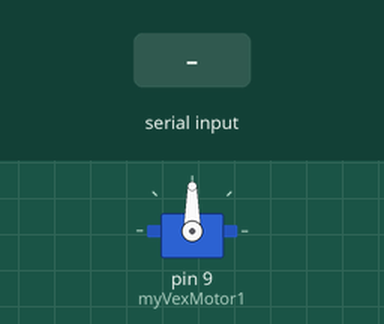
Simulated run of this sketch. Board: Arduino Uno, built with avr-gcc and run on an emulated ATmega328P. On the bench: servo. Inputs (shaded band) come from the test bench. What the sketch prints to the serial monitor is not drawn.

Above: at 1.2 s.
1.3 s: "1\n" received over Serial
At 1.8 s:
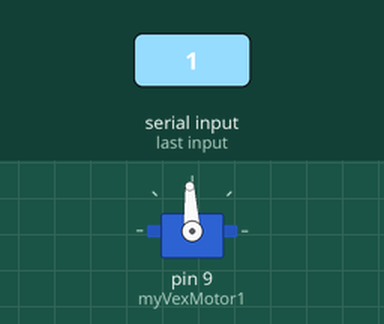
3.9 s: "2\n" received over Serial
At 5.0 s:
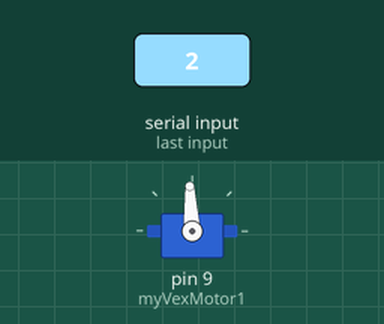
Timing chart, 0 to 6.9 s (numbered marks = the images above; inputs shaded):
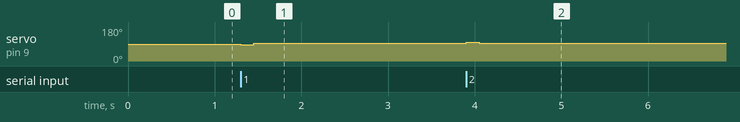

The sketch:

vexss.ino
```cpp
#include <vexMotor.h>
vexMotor myVexMotor1;


void setup()
{
  myVexMotor1.attach(9); // setup / attach the vexMotor onto pin 9
  Serial.begin(9600);    // starts the Serial communication on Arduino
}

void loop()
{
  int inputValue;


  // Read in value from Serial Monitor
   while (Serial.available() == 0)
  {
  }

  inputValue = Serial.parseInt();
  Serial.write(inputValue);

  if(inputValue == 1)
  {
  myVexMotor1.write(35);
    delay(150);
    myVexMotor1.write(0);
    }


   if(inputValue == 2)
    {
    myVexMotor1.write(-35);
    delay(150);
    myVexMotor1.write(0);
   }


}
```

vexMotor.cpp
```cpp
/*******************************************************************
* Main CPP for vexMotor library. Uses the Servo library and scales
* an input power (-255 to +255) to a pulse width for the VEX motor
* controller.
*
* Positive values rotate the motor CW, negative balues rotate the
* motor CCW.
*
* 22 Dec 2014 - Brian Huang, SparkFun Electronics
* Code developed in Arduino 1.0.6
/******************************************************************/

#include "vexMotor.h"
#include <avr/interrupt.h>
#include <Arduino.h>

vexMotor::vexMotor()
{
	_zeroPoint = 0;  // default zeroPoint
	_deadBand = 5;      // default deadBand
	_fullSpeedCCW = -255;
	_fullSpeedCW = 255;
	_maxPulse = 2000;
	_neutralPulse = 1500;
	_minPulse = 1000;
}

void vexMotor::attach(int pin)
{
	_myServo.attach(pin);
	_pin = pin;
}

void vexMotor::detach()
{
	_myServo.detach();
}

void vexMotor::write(int power)
{
	// VEX Motor Controller spins CW for pulse widths less than 1500 uS and
	// CCW for pulse widths greater than 1500. map() scales the power to a
	// pulse width.
	int pulseWidth;

	// if it's greater than _deadBand -- then it spinning in the CW
	if ((power - _zeroPoint) > _deadBand)
	{
		pulseWidth = map(power, _zeroPoint, _fullSpeedCW, _neutralPulse, _minPulse);
		_myServo.writeMicroseconds(pulseWidth);
		}
	else if ((power - _zeroPoint) < -_deadBand)
	{
		pulseWidth = map(power, _fullSpeedCCW, _zeroPoint, _maxPulse, _neutralPulse);
		_myServo.writeMicroseconds(pulseWidth);
	}
	else
	{
		_myServo.writeMicroseconds(_neutralPulse);
	}
}

void vexMotor::setZeroPoint(int zeroPoint)
{
	if (zeroPoint >= _fullSpeedCW)
	{
		_zeroPoint = _fullSpeedCW;
	}
	else if (zeroPoint <= _fullSpeedCCW)
	{
		_zeroPoint = _fullSpeedCCW;
	}
	else
	{
		_zeroPoint = zeroPoint;
	}
}

int vexMotor::getZeroPoint()
{
	return _zeroPoint;
}

void vexMotor::setDeadBand(int deadBand)
{
	_deadBand = deadBand;
}

int vexMotor::getDeadBand()
{
	return _deadBand;
}

void vexMotor::setFullSpeedCW(int fullSpeedCW)
{
	if(fullSpeedCW <= _zeroPoint)
	{
		_fullSpeedCW = _zeroPoint;
	}
	else
		_fullSpeedCW = fullSpeedCW;
}

void vexMotor::setFullSpeedCCW(int fullSpeedCCW)
{
	if(fullSpeedCCW >= _zeroPoint)
	{
		_fullSpeedCCW = _zeroPoint;
	}
	else
		_fullSpeedCCW = fullSpeedCCW;
}

int vexMotor::getFullSpeedCW()
{
	return _fullSpeedCW;
}
int vexMotor::getFullSpeedCCW()
{
	return _fullSpeedCCW;
}

void vexMotor::setMaxPulse(int maxPulse)
{
	_maxPulse = maxPulse;
}

void vexMotor::setMinPulse(int minPulse)
{
	_minPulse = minPulse;
}


void vexMotor::setNeutralPulse(int neutralPulse)
{
	_neutralPulse = neutralPulse;
}


int vexMotor::getMaxPulse()
{
	return _maxPulse;
}

int vexMotor::getMinPulse()
{
	return _minPulse;
}


int vexMotor::getNeutralPulse()
{
	return _neutralPulse;
}
```

vexMotor.h
```cpp
/****************************************************************
* Core header file for all the various vexMotor functions.
*
* 22 Dec 2014- Brian Huang, SparkFun Electronics
*
* Code developed in Arduino 1.0.6
/***************************************************************/

#ifndef vexMotor_h
#define vexMotor_h

#include <Arduino.h>
#include <Servo.h>

// The VEX Motor Controller 29 uses a pulse width between 1000 uS and
// 2000 uS for full speed fwd and rev. 1500 uS is neutral. The signal
// is a standard 50 Hz PWM Servo Signal - so we can use the standard
// servo library in Arduino.
//
// http://www.vexrobotics.com/wiki/Motor_Controller_29

class vexMotor
{
  public:
    vexMotor();      // Constructor.
	void attach(int pin);   // attaches / sets up the motor on a pin
	void detach(); 			// detach / releases the pin
    void write(int power);  // drive in direction given by sign, at speed given by the
                            //  magnitude of the parameter. Pos. values CW, Neg. values CCW

	// default MAX and MIN are +255 to -255. Change these limits with setMax() and setMin()
    void setFullSpeedCW(int max);
    void setFullSpeedCCW(int min);
	int getFullSpeedCW();
	int getFullSpeedCCW();

	// set a deadBand limit for the motor. i.e. the abs(power) must be greater than the deadBand to
	// drive the motor.
	void setDeadBand(int deadBand);    // sets the deadBand limit on the motor
    int getDeadBand();
	// often times the zero point of a motor is not exactly at 0. Use this to reset the zero point.
	void setZeroPoint(int zeroPoint);  // sets the zeroPoint
	int getZeroPoint();
	void setMinPulse(int minPulse);    // sets the min pulse width
	void setMaxPulse(int maxPulse);    // sets the max pulse width
	void setNeutralPulse(int neutralPulse);  // sets the zero pulse width

	int getMinPulse();    // returns the min pulse width
	int getMaxPulse();    // returns the max pulse width
	int getNeutralPulse();   // returns the zero pulse width


	// private variables and objects used in this class.

	private:
	Servo _myServo;
	uint8_t _pin;
	int _maxPulse;
	int _minPulse;
	int _neutralPulse;
	int _fullSpeedCW;
	int _fullSpeedCCW;
	int _deadBand;			//
	int _zeroPoint;			// sets the zeroPoint
};
#endif
```

Measured:
- after the input at 1.3 s, servo on pin 9 (myVexMotor1): 90° → 86° at once, → 93° 0.15 s later
- after the input at 3.9 s, servo on pin 9 (myVexMotor1): 93° → 99° at once, → 93° 0.15 s later
